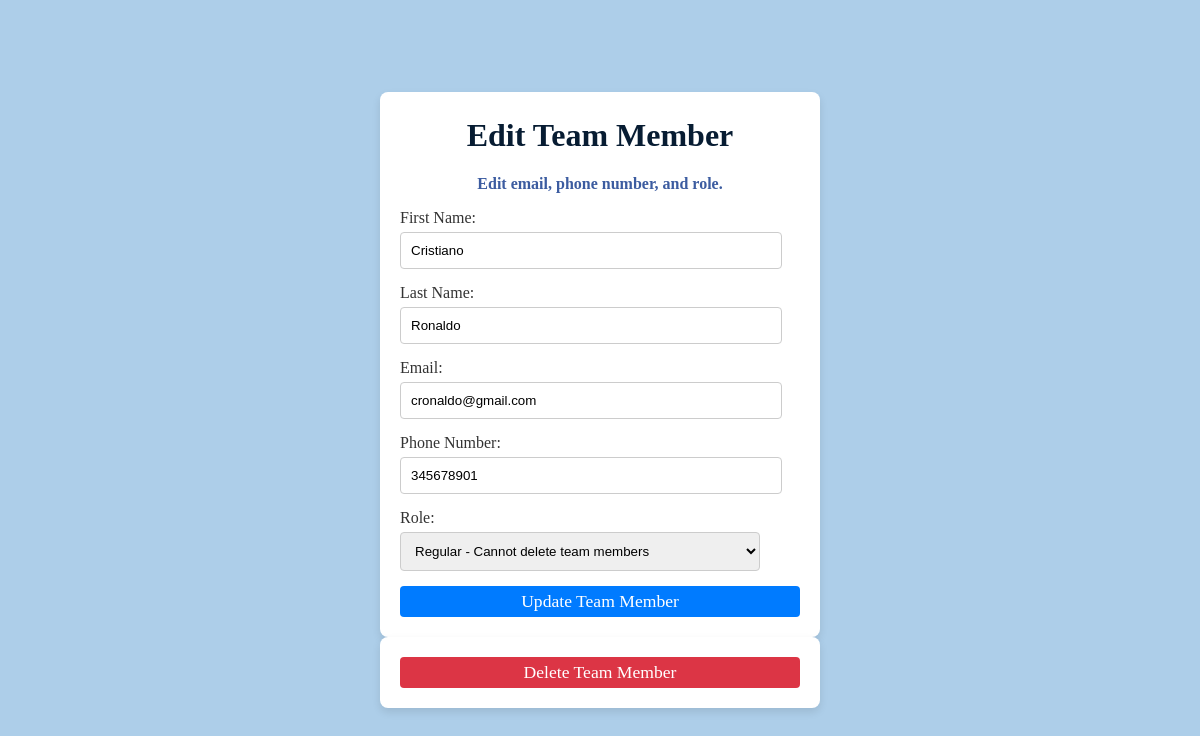
/api/edit/20/, run on the app's committed database.
### myapp/models.py (models this page shows, shortened)
class TeamMember(models.Model):
    ROLE_CHOICES = [
        ('admin', 'Admin'),
        ('regular', 'Regular'),
    ]
    first_name = models.CharField(max_length=100)
    last_name = models.CharField(max_length=100)
    email = models.EmailField(unique=True)
    phone_regex = RegexValidator(regex=r'^\+?1?\d{9,15}$', message="Phone number must be entered in the format: '+999999999'. Up to 15 digits allowed.")
    phone_number = models.CharField(validators=[phone_regex], max_length=17, blank=True) # Validators should be a list
    role = models.CharField(max_length=100)
    created_at = models.DateTimeField(auto_now_add=True)

### myapp/views.py (the view, shortened to what this page needs)
# urls.py: path('edit/<int:id>/', edit_team_member, name='edit_team_member'),
def edit_team_member(request, id):
    team_member = get_object_or_404(TeamMember, id=id)
    return render(request, 'edit_team_member.html', {'team_member': team_member})

### myapp/templates/edit_team_member.html (shortened to what this page needs)
<!DOCTYPE html>
<html lang="en">
<head>
</head>
<body>
    <form method="POST">
        <h1>Edit Team Member</h1>
        <h4>Edit email, phone number, and role.</h4>
        <label>First Name:</label>
        <input type="text" name="first_name" value="{{ team_member.first_name }}" required><br>
        <label>Last Name:</label>
        <input type="text" name="last_name" value="{{ team_member.last_name }}" required><br>
        <label>Email:</label>
        <input type="email" name="email" value="{{ team_member.email }}" required><br>
        <label>Phone Number:</label>
        <input type="tel" name="phone_number" value="{{ team_member.phone_number }}" required><br>
        <label>Role:</label>
        <select name="role" required>
            <option value="regular" {% if team_member.role == 'regular' %}selected{% endif %}>Regular - Cannot delete team members</option>
        </select><br>
        <button type="submit">Update Team Member</button>
    </form>
{% if team_member.role == 'regular' %}
<form method="POST" action="{% url 'delete_team_member' team_member.id %}">
    <button type="submit" class="delete-button">Delete Team Member</button>
</form>
{% endif %}
</body>
</html>
</body>
</html>

### myapp/templates/edit_team_member.html (style rules this page uses)
body { font-family: Georgia, 'Times New Roman', Times, serif, 'Times New Roman', Times, serif, sans-serif; background-color: #f0f0f0; color: #333; display: flex; justify-content: center; align-items: center; height: 100vh; margin: 0; flex-direction: column; background-color: #adcee9; }
h1 { font-size: 2.0em; color: #071c32; margin-bottom: 0em; margin-top: 5px; text-align: center; }
h4 { font-size: 1.0em; color: #3c5ca0; margin-bottom: 1em; text-align: center; }
form { background-color: white; padding: 20px; border-radius: 8px; box-shadow: 0 4px 8px rgba(0, 0, 0, 0.1); width: 100%; max-width: 400px; }
label { font-weight: normal; margin-top: 15px; display: block; }
input, select { width: 90%; padding: 10px; margin-top: 5px; border: 1px solid #ccc; border-radius: 4px; }
button { font-family: Georgia, 'Times New Roman', Times, serif, sans-serif; width: 100%; padding: 5px; background-color: #007BFF; color: white; border: none; border-radius: 4px; font-size: 1.1em; margin-top: 15px; cursor: pointer; }
.delete-button { font-family: Georgia, 'Times New Roman', Times, serif, sans-serif; width: 100%; padding: 5px; background-color: #dc3545; color: white; border: none; border-radius: 4px; font-size: 1.1em; margin-top: 0px; cursor: pointer; }

### data on the page
TeamMember: first_name "Cristiano", last_name "Ronaldo", email "cronaldo@gmail.com", phone_number "345678901", role "Regular - Cannot delete team members"
